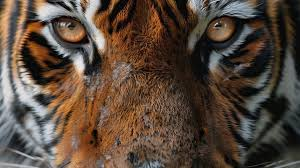
#> input picture images/tiger.jpg, 300 x 168 px
$ python 13.Well-Known-Gradients.py   (older library calls are emulated)
#> lines starting #> are read from the running program, lines starting #| are printed output that depends on the picture; after the words box and inside, x2 and y2 are one past the last pixel; in counts of white or black regions, pixels touching at a corner belong together
### lecture_code/utils.py
# This file contains functions that are used throughout the repo and thus could be useful
import cv2
import numpy as np

def view_image(img: np.ndarray):
    """
    Pass in an image to view in a small window. Press any key to close the window

    NOTE: When using breakpoints when this function is within the file, pycharm will stall. OR - sometimes it works just
    fine. So if you have trouble with debugging, comment out the function in the script.
    TODO: Fix above
    :param img: A numpy array. You can get this object from a cv.imread()
    :return:
    """
    cv2.namedWindow('frame', cv2.WINDOW_AUTOSIZE)
    cv2.imshow('frame', img)
    cv2.waitKey(0)
    cv2.destroyAllWindows()

### lecture_code/2A-L5-Edge-detection-Gradients/13.Well-Known-Gradients.py
import cv2
from lecture_code.utils import *

img_filename = "../../images/tiger.jpg"
img = cv2.imread(img_filename, cv2.IMREAD_GRAYSCALE)
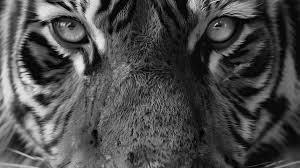
#> img: shape (168, 300); min 0, max 239, mean 75.5

sobel_x = cv2.Sobel(img, cv2.CV_64F, 1, 0, ksize=3)
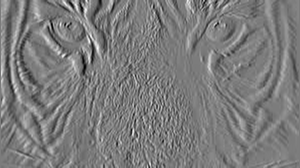
#> sobel_x: shape (168, 300) float64; min -520, max 543, mean -2.3; drawn with min black and max white
sobel_y = cv2.Sobel(img, cv2.CV_64F, 0, 1, ksize=3)
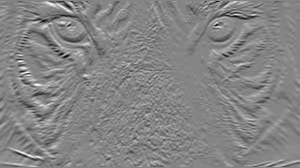
#> sobel_y: shape (168, 300) float64; min -655, max 601, mean 0.2; drawn with min black and max white

view_image(sobel_y)
#> in view_image, `cv2.imshow('frame', img)`:
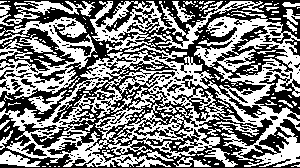
#> window 'frame': shape (168, 300); 50.1% white; 177 black regions (150 under 20 px), largest, box (x1, y1, x2, y2) and area: (0, 0, 300, 168) 22118, (254, 73, 300, 121) 878, (34, 69, 67, 83) 181

# We are missing the gray color map, but I don't think that directly is needed?

$ run again, with images/bike.jpg copied over images/tiger.jpg
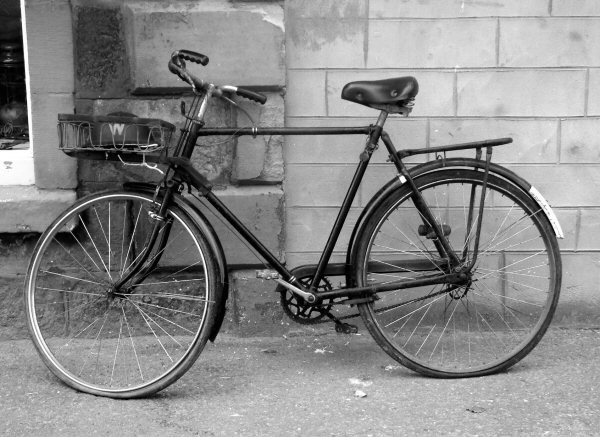
#> input picture images/bike.jpg, 600 x 437 px
#> img is the input picture: shape (437, 600); min 0, max 255, mean 137
#> `sobel_y = cv2.Sobel(img, cv2.CV_64F, 0, 1, ksize=3)`:
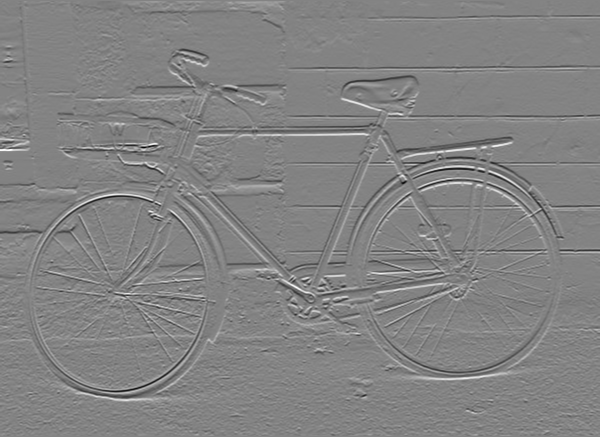
#> sobel_y: shape (437, 600) float64; min -902, max 853, mean 0.7; drawn with min black and max white
#> in view_image, `cv2.imshow('frame', img)`:
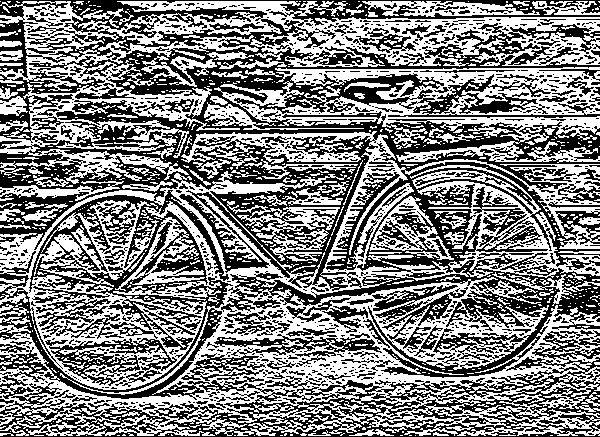
#> window 'frame': shape (437, 600); 50.8% white; 1334 black regions (1135 under 20 px), largest, box (x1, y1, x2, y2) and area: (0, 0, 600, 437) 100269, (181, 333, 382, 381) 2409, (45, 338, 177, 386) 2070

$ run again, with images/peppers.jpg copied over images/tiger.jpg
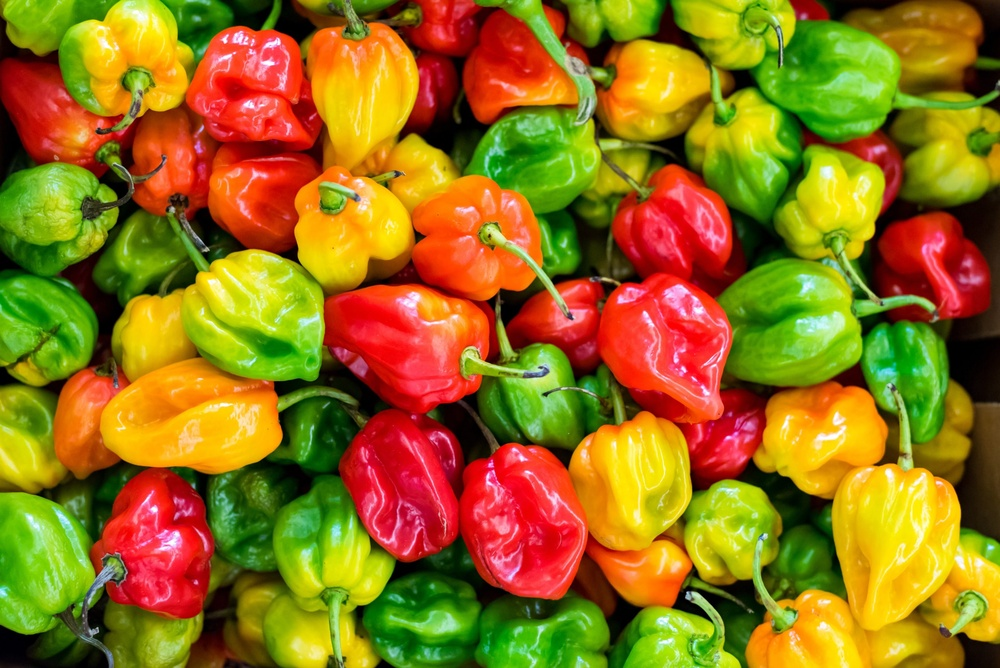
#> input picture images/peppers.jpg, 1000 x 668 px, shrunk from 2560 x 1709 before the run
#> `sobel_y = cv2.Sobel(img, cv2.CV_64F, 0, 1, ksize=3)`:
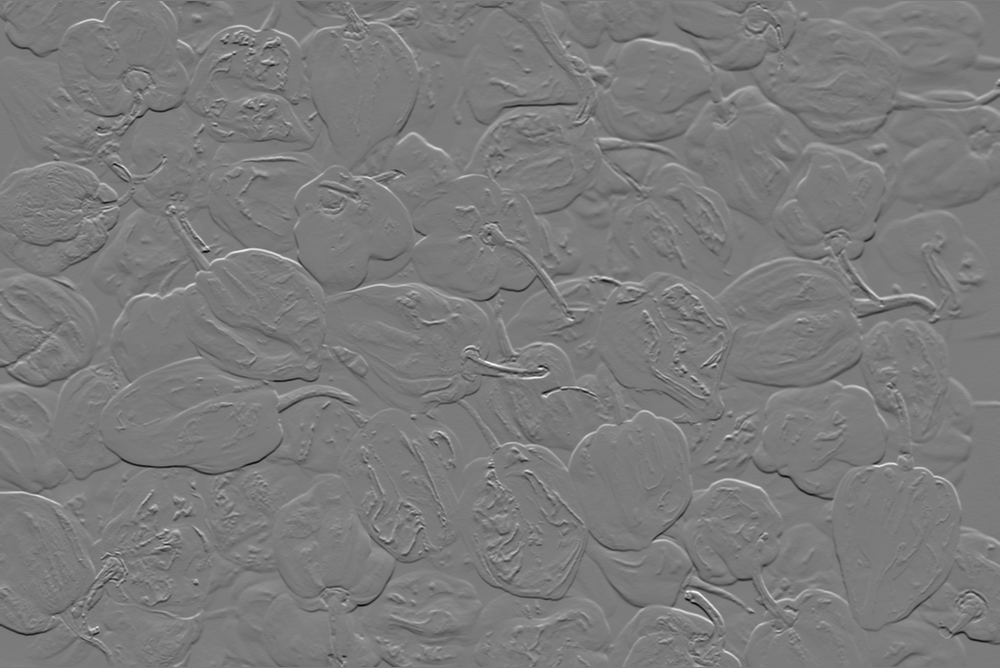
#> sobel_y: shape (668, 1000) float64; min -672, max 715, mean 0; drawn with min black and max white
#> in view_image, `cv2.imshow('frame', img)`:
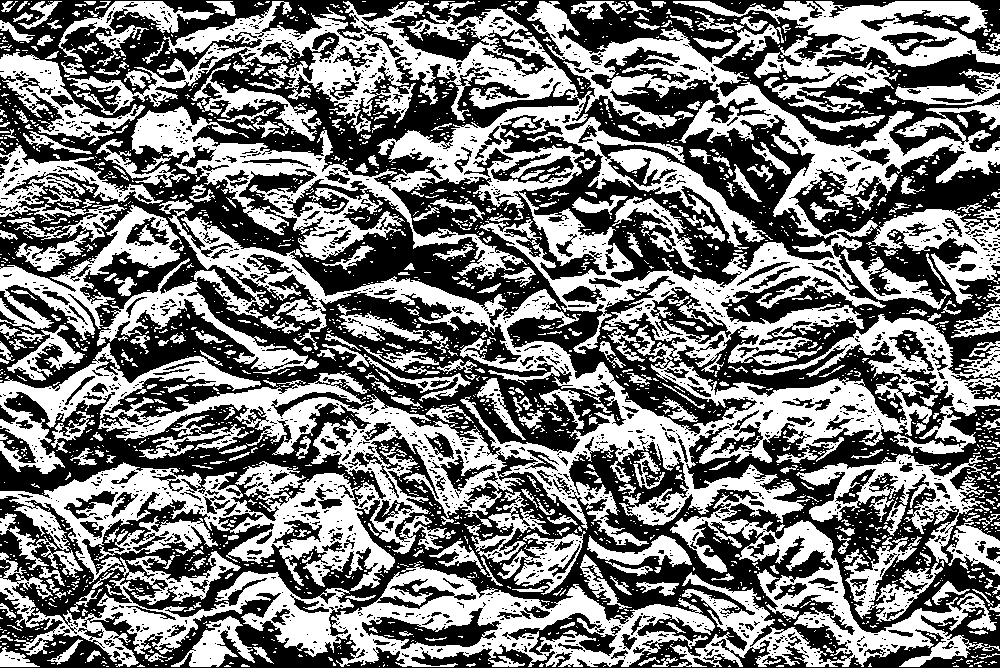
#> window 'frame': shape (668, 1000); 47.7% white; 2508 white regions (2128 under 20 px), largest, box (x1, y1, x2, y2) and area: (0, 1, 1000, 667) 166956, (0, 552, 715, 667) 25267, (67, 1, 578, 134) 19563

$ run again, with images/bicycle.png saved as images/tiger.jpg
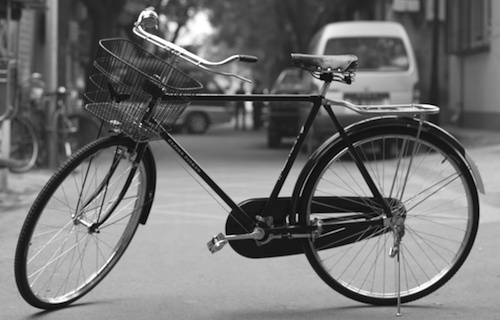
#> input picture images/bicycle.png, 500 x 320 px
#> img is the input picture: shape (320, 500); min 0, max 255, mean 114.2
#> `sobel_y = cv2.Sobel(img, cv2.CV_64F, 0, 1, ksize=3)`:
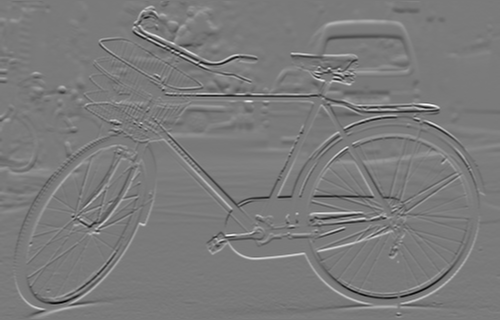
#> sobel_y: shape (320, 500) float64; min -936, max 1008, mean 1.8; drawn with min black and max white
#> in view_image, `cv2.imshow('frame', img)`:
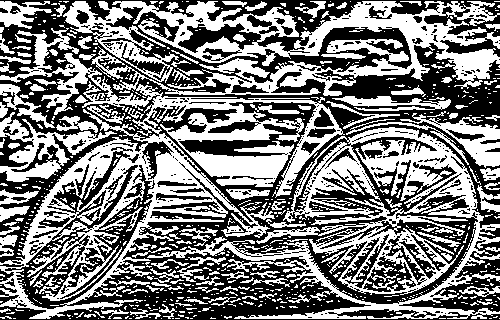
#> window 'frame': shape (320, 500); 48.4% white; 732 white regions (604 under 20 px), largest, box (x1, y1, x2, y2) and area: (0, 1, 500, 319) 41105, (147, 127, 500, 319) 17606, (0, 112, 117, 182) 2505
